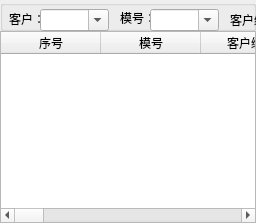
      <widget class="QWidget" name="jiancebaogao">
       <attribute name="title">
        <string>检测报告</string>
       </attribute>
       <layout class="QVBoxLayout" name="verticalLayout_3">
        <property name="spacing">
         <number>0</number>
        </property>
        <property name="leftMargin">
         <number>0</number>
        </property>
        <property name="topMargin">
         <number>0</number>
        </property>
        <property name="rightMargin">
         <number>0</number>
        </property>
        <property name="bottomMargin">
         <number>0</number>
        </property>
        <item>
         <widget class="QWidget" name="widget_3" native="true">
          <property name="maximumSize">
           <size>
            <width>16777215</width>
            <height>62</height>
           </size>
          </property>
          <widget class="QWidget" name="layoutWidget_2">
           <property name="geometry">
            <rect>
             <x>1</x>
             <y>1</y>
             <width>390</width>
             <height>60</height>
            </rect>
           </property>
           <layout class="QGridLayout" name="gridLayout_4">
            <item row="0" column="9">
             <widget class="QToolButton" name="toolButton_15">
              <property name="text">
               <string>退出</string>
              </property>
              <property name="icon">
               <iconset>
                <normaloff>ICO/png/1110305.png</normaloff>ICO/png/1110305.png</iconset>
              </property>
              <property name="iconSize">
               <size>
                <width>36</width>
                <height>36</height>
               </size>
              </property>
              <property name="toolButtonStyle">
               <enum>Qt::ToolButtonTextUnderIcon</enum>
              </property>
              <property name="autoRaise">
               <bool>true</bool>
              </property>
             </widget>
            </item>
            <item row="0" column="4">
             <widget class="QToolButton" name="toolButton_16">
              <property name="text">
               <string>查看</string>
              </property>
              <property name="icon">
               <iconset>
                <normaloff>ICO/png/1081662.png</normaloff>ICO/png/1081662.png</iconset>
              </property>
              <property name="iconSize">
               <size>
                <width>36</width>
                <height>36</height>
               </size>
              </property>
              <property name="toolButtonStyle">
               <enum>Qt::ToolButtonTextUnderIcon</enum>
              </property>
              <property name="autoRaise">
               <bool>true</bool>
              </property>
             </widget>
            </item>
            <item row="0" column="2">
             <widget class="QToolButton" name="toolButton_17">
              <property name="text">
               <string>修改</string>
              </property>
              <property name="icon">
               <iconset>
                <normaloff>ICO/png/1073170.png</normaloff>ICO/png/1073170.png</iconset>
              </property>
              <property name="iconSize">
               <size>
                <width>36</width>
                <height>36</height>
               </size>
              </property>
              <property name="toolButtonStyle">
               <enum>Qt::ToolButtonTextUnderIcon</enum>
              </property>
              <property name="autoRaise">
               <bool>true</bool>
              </property>
             </widget>
            </item>
            <item row="0" column="7">
             <widget class="QToolButton" name="toolButton_18">
              <property name="text">
               <string>流程跳转</string>
              </property>
              <property name="icon">
               <iconset>
                <normaloff>ICO/png/1081628.png</normaloff>ICO/png/1081628.png</iconset>
              </property>
              <property name="iconSize">
               <size>
                <width>36</width>
                <height>36</height>
               </size>
              </property>
              <property name="toolButtonStyle">
               <enum>Qt::ToolButtonTextUnderIcon</enum>
              </property>
              <property name="autoRaise">
               <bool>true</bool>
              </property>
             </widget>
            </item>
            <item row="0" column="1">
             <widget class="QToolButton" name="toolButton_19">
              <property name="text">
               <string>删除</string>
              </property>
              <property name="icon">
               <iconset>
                <normaloff>ICO/png/1081640.png</normaloff>ICO/png/1081640.png</iconset>
              </property>
              <property name="iconSize">
               <size>
                <width>36</width>
                <height>36</height>
               </size>
              </property>
              <property name="toolButtonStyle">
               <enum>Qt::ToolButtonTextUnderIcon</enum>
              </property>
              <property name="autoRaise">
               <bool>true</bool>
              </property>
             </widget>
            </item>
            <item row="0" column="5">
             <widget class="QToolButton" name="toolButton_20">
              <property name="text">
               <string>导出</string>
              </property>
              <property name="icon">
               <iconset>
                <normaloff>ICO/png/1081656.png</normaloff>ICO/png/1081656.png</iconset>
              </property>
              <property name="iconSize">
               <size>
                <width>36</width>
                <height>36</height>
               </size>
              </property>
              <property name="toolButtonStyle">
               <enum>Qt::ToolButtonTextUnderIcon</enum>
              </property>
              <property name="autoRaise">
               <bool>true</bool>
              </property>
             </widget>
            </item>
            <item row="0" column="6">
             <widget class="Line" name="line_7">
              <property name="orientation">
               <enum>Qt::Vertical</enum>
              </property>
             </widget>
            </item>
            <item row="0" column="0">
             <widget class="QToolButton" name="toolButton_21">
              <property name="text">
               <string>新增</string>
              </property>
              <property name="icon">
               <iconset>
                <normaloff>ICO/png/1081676.png</normaloff>ICO/png/1081676.png</iconset>
              </property>
              <property name="iconSize">
               <size>
                <width>36</width>
                <height>36</height>
               </size>
              </property>
              <property name="toolButtonStyle">
               <enum>Qt::ToolButtonTextUnderIcon</enum>
              </property>
              <property name="autoRaise">
               <bool>true</bool>
              </property>
             </widget>
            </item>
            <item row="0" column="8">
             <widget class="Line" name="line_8">
              <property name="orientation">
               <enum>Qt::Vertical</enum>
              </property>
             </widget>
            </item>
            <item row="0" column="3">
             <widget class="Line" name="line_9">
              <property name="orientation">
               <enum>Qt::Vertical</enum>
              </property>
             </widget>
            </item>
           </layout>
          </widget>
         </widget>
        </item>
        <item>
         <widget class="QGroupBox" name="groupBox_4">
          <property name="maximumSize">
           <size>
            <width>16777215</width>
            <height>40</height>
           </size>
          </property>
          <property name="title">
           <string/>
          </property>
          <widget class="QPushButton" name="chaxun_3">
           <property name="enabled">
            <bool>true</bool>
           </property>
           <property name="geometry">
            <rect>
             <x>1020</x>
             <y>10</y>
             <width>75</width>
             <height>23</height>
            </rect>
           </property>
           <property name="text">
            <string>查询</string>
           </property>
          </widget>
          <widget class="QLabel" name="label_16">
           <property name="geometry">
            <rect>
             <x>685</x>
             <y>12</y>
             <width>31</width>
             <height>16</height>
            </rect>
           </property>
           <property name="maximumSize">
            <size>
             <width>36</width>
             <height>16</height>
            </size>
           </property>
           <property name="text">
            <string>日期：</string>
           </property>
          </widget>
          <widget class="QDateEdit" name="dateEdit_5">
           <property name="geometry">
            <rect>
             <x>827</x>
             <y>11</y>
             <width>88</width>
             <height>20</height>
            </rect>
           </property>
           <property name="minimumSize">
            <size>
             <width>88</width>
             <height>20</height>
            </size>
           </property>
           <property name="maximumSize">
            <size>
             <width>88</width>
             <height>20</height>
            </size>
           </property>
           <property name="calendarPopup">
            <bool>true</bool>
           </property>
          </widget>
          <widget class="QLabel" name="label_21">
           <property name="geometry">
            <rect>
             <x>9</x>
             <y>11</y>
             <width>31</width>
             <height>16</height>
            </rect>
           </property>
           <property name="maximumSize">
            <size>
             <width>36</width>
             <height>16</height>
            </size>
           </property>
           <property name="styleSheet">
            <string notr="true"/>
           </property>
           <property name="text">
            <string>客户：</string>
           </property>
          </widget>
          <widget class="QLabel" name="label_22">
           <property name="geometry">
            <rect>
             <x>120</x>
             <y>10</y>
             <width>31</width>
             <height>16</height>
            </rect>
           </property>
           <property name="maximumSize">
            <size>
             <width>36</width>
             <height>16</height>
            </size>
           </property>
           <property name="text">
            <string>模号：</string>
           </property>
          </widget>
          <widget class="QLabel" name="label_23">
           <property name="geometry">
            <rect>
             <x>810</x>
             <y>11</y>
             <width>16</width>
             <height>16</height>
            </rect>
           </property>
           <property name="text">
            <string>至</string>
           </property>
          </widget>
          <widget class="QDateEdit" name="dateEdit_6">
           <property name="geometry">
            <rect>
             <x>717</x>
             <y>11</y>
             <width>88</width>
             <height>20</height>
            </rect>
           </property>
           <property name="minimumSize">
            <size>
             <width>88</width>
             <height>20</height>
            </size>
           </property>
           <property name="maximumSize">
            <size>
             <width>88</width>
             <height>20</height>
            </size>
           </property>
           <property name="calendarPopup">
            <bool>true</bool>
           </property>
          </widget>
          <widget class="QComboBox" name="comboBox_10">
           <property name="geometry">
            <rect>
             <x>40</x>
             <y>9</y>
             <width>69</width>
             <height>22</height>
            </rect>
           </property>
           <property name="editable">
            <bool>true</bool>
           </property>
          </widget>
          <widget class="QComboBox" name="comboBox_11">
           <property name="geometry">
            <rect>
             <x>150</x>
             <y>9</y>
             <width>69</width>
             <height>22</height>
            </rect>
           </property>
           <property name="editable">
            <bool>true</bool>
           </property>
          </widget>
          <widget class="QComboBox" name="comboBox_12">
           <property name="geometry">
            <rect>
             <x>290</x>
             <y>9</y>
             <width>111</width>
             <height>22</height>
            </rect>
           </property>
           <property name="editable">
            <bool>true</bool>
           </property>
          </widget>
          <widget class="QLabel" name="label_25">
           <property name="geometry">
            <rect>
             <x>230</x>
             <y>10</y>
             <width>61</width>
             <height>20</height>
            </rect>
           </property>
           <property name="text">
            <string>客户编号：</string>
           </property>
          </widget>
          <widget class="QCheckBox" name="checkBox_5">
           <property name="geometry">
            <rect>
             <x>920</x>
             <y>2</y>
             <width>89</width>
             <height>16</height>
            </rect>
           </property>
           <property name="text">
            <string>包括移模项目</string>
           </property>
          </widget>
          <widget class="QCheckBox" name="checkBox_6">
           <property name="geometry">
            <rect>
             <x>920</x>
             <y>20</y>
             <width>89</width>
             <height>16</height>
            </rect>
           </property>
           <property name="text">
            <string>包括历史记录</string>
           </property>
          </widget>
          <widget class="QComboBox" name="comboBox_18">
           <property name="geometry">
            <rect>
             <x>450</x>
             <y>10</y>
             <width>51</width>
             <height>22</height>
            </rect>
           </property>
           <item>
            <property name="text">
             <string>样品</string>
            </property>
           </item>
           <item>
            <property name="text">
             <string>零件</string>
            </property>
           </item>
           <item>
            <property name="text">
             <string>检具</string>
            </property>
           </item>
          </widget>
          <widget class="QLabel" name="label_33">
           <property name="geometry">
            <rect>
             <x>420</x>
             <y>10</y>
             <width>31</width>
             <height>20</height>
            </rect>
           </property>
           <property name="maximumSize">
            <size>
             <width>60</width>
             <height>20</height>
            </size>
           </property>
           <property name="text">
            <string>类型：</string>
           </property>
          </widget>
          <widget class="QLabel" name="label_31">
           <property name="geometry">
            <rect>
             <x>520</x>
             <y>10</y>
             <width>60</width>
             <height>20</height>
            </rect>
           </property>
           <property name="maximumSize">
            <size>
             <width>60</width>
             <height>20</height>
            </size>
           </property>
           <property name="text">
            <string>检测人员：</string>
           </property>
          </widget>
          <widget class="QLineEdit" name="lineEdit_8">
           <property name="geometry">
            <rect>
             <x>580</x>
             <y>10</y>
             <width>81</width>
             <height>20</height>
            </rect>
           </property>
           <property name="minimumSize">
            <size>
             <width>81</width>
             <height>20</height>
            </size>
           </property>
           <property name="maximumSize">
            <size>
             <width>81</width>
             <height>20</height>
            </size>
           </property>
           <property name="dragEnabled">
            <bool>false</bool>
           </property>
           <property name="readOnly">
            <bool>false</bool>
           </property>
           <property name="clearButtonEnabled">
            <bool>false</bool>
           </property>
          </widget>
         </widget>
        </item>
        <item>
         <widget class="QTableWidget" name="tableWidget_jc">
          <property name="sizePolicy">
           <sizepolicy hsizetype="Preferred" vsizetype="Preferred">
            <horstretch>0</horstretch>
            <verstretch>0</verstretch>
           </sizepolicy>
          </property>
          <property name="autoScroll">
           <bool>true</bool>
          </property>
          <column>
           <property name="text">
            <string>序号</string>
           </property>
          </column>
          <column>
           <property name="text">
            <string>模号</string>
           </property>
          </column>
          <column>
           <property name="text">
            <string>客户编号</string>
           </property>
          </column>
          <column>
           <property name="text">
            <string>报告格式</string>
           </property>
          </column>
          <column>
           <property name="text">
            <string>变薄率</string>
           </property>
          </column>
          <column>
           <property name="text">
            <string>检测日期</string>
           </property>
          </column>
          <column>
           <property name="text">
            <string>检测目的</string>
           </property>
          </column>
          <column>
           <property name="text">
            <string>数量</string>
           </property>
          </column>
          <column>
           <property name="text">
            <string>型面</string>
           </property>
          </column>
          <column>
           <property name="text">
            <string>料边</string>
           </property>
          </column>
          <column>
           <property name="text">
            <string>孔位</string>
           </property>
          </column>
          <column>
           <property name="text">
            <string>综合</string>
           </property>
          </column>
          <column>
           <property name="text">
            <string>检测人</string>
           </property>
          </column>
          <column>
           <property name="text">
            <string>耗时</string>
           </property>
          </column>
          <column>
           <property name="text">
            <string>备注</string>
           </property>
          </column>
          <column>
           <property name="text">
            <string>报告存放路径</string>
           </property>
          </column>
         </widget>
        </item>
       </layout>
      </widget>
